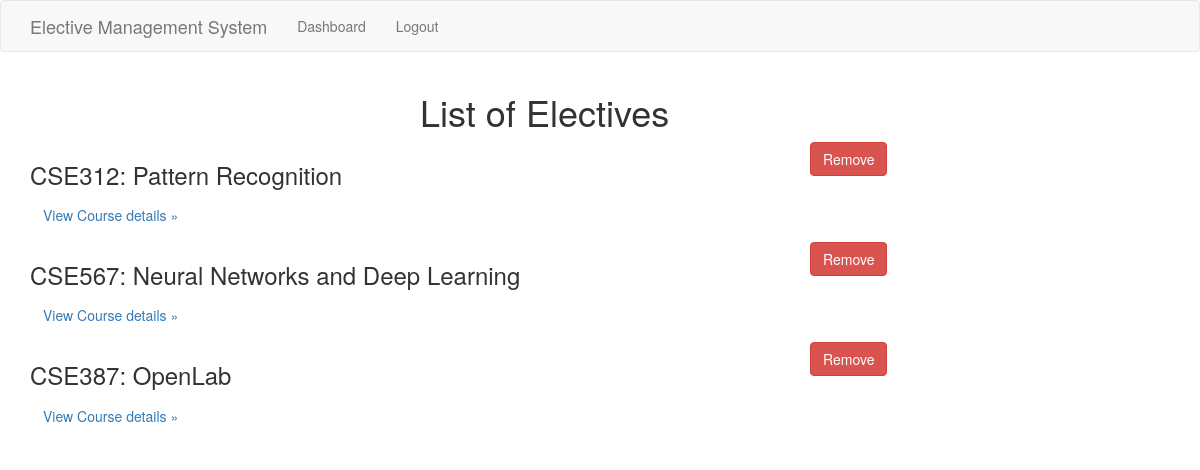
The page /ShowElectives (signed in) on the database as committed earlier.
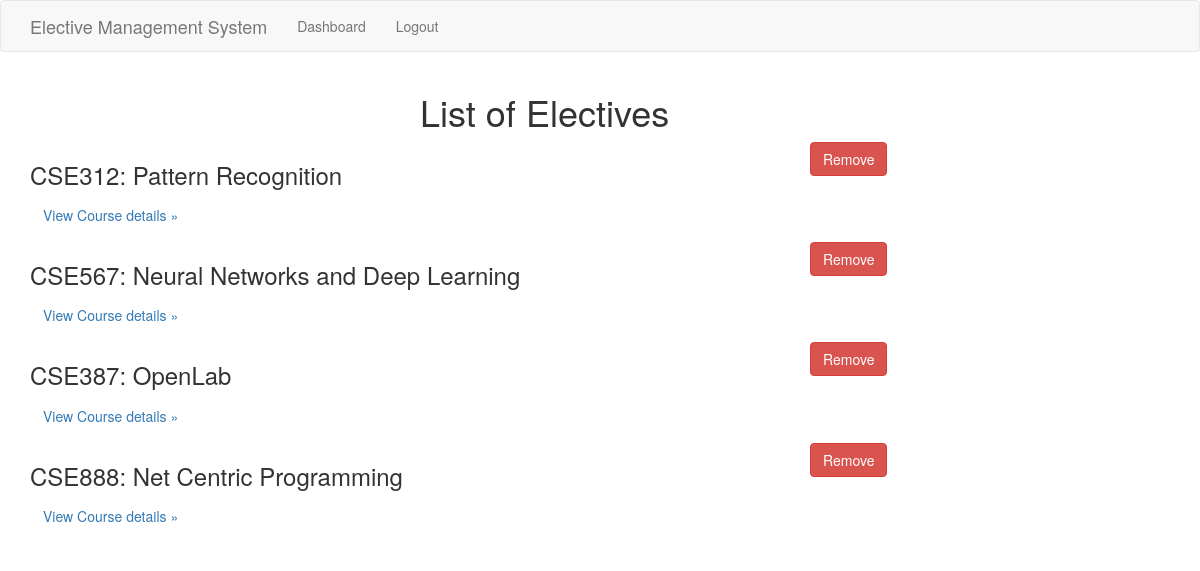
The same page on the database as committed later.
### app/models.py (models this page shows, shortened)
class InitialElectiveList(db.Model):
    id = db.Column(db.Integer, primary_key = True)
    electiveID = db.Column(db.String(64), index = True, unique = True)
    electiveName = db.Column(db.String(64), index=True, unique=True)
    electiveDescription = db.Column(db.String(500))

### app/main/routes.py (the view)
@bp.route('/ShowElectives')
@requires_role('Chairperson')
def showElectives():
    electives = InitialElectiveList.query.all()
    return render_template('ShowElectives.html', title='Show Electives', electives = electives )

### app/main/routes.py (called while the page is built)
def requires_role(role):
    def decorator(f):
        @wraps(f)
        def decorated_function(*args, **kwargs):
            if not session.get('role'):
                return redirect(url_for('main.index'))
            elif session.get('role') != role:
                flash("Access denied")
                return redirect(url_for('auth.login'))
            return f(*args, **kwargs)
        return decorated_function
    return decorator

### app/models.py (called while the page is built)
@login.user_loader
def load_user(id):
    return User.query.get(int(id))

### app/templates/ShowElectives.html (shortened to what this page needs)
{% extends "base.html" %}
{% block app_content %}
 <div class="row">
    <div class="col-md-6 col-md-offset-4">
        <h1> List of Electives </h1>
    </div>
 </div>
{% for elective in electives %}
    {% include '_ShowElectives.html' %}
{% endfor %}
{% endblock %}

### app/templates/_ShowElectives.html (shortened to what this page needs)
<div class="span4 collapse-group">
    <div class="row">
            <div class="col-md-8">
                <h3>{{elective.electiveID + ": " + elective.electiveName}}</h3>
                <p><a class="btn" data-toggle="collapse" data-target="#{{'viewdetails' + elective.electiveID}}">View Course details &raquo;</a></p>
            </div>
            <div class="col-md-4">
                <a href = "{{url_for('main.funcChooseElectiveToOffer', elective_id = 'None')}}" ><button type="button" class="btn btn-danger btn-md" id='{{"Remove " + elective.electiveID}}'> Remove </button></a>
            </div>
    </div>
</div>

Rows that differ between the two databases and show on the page:
added InitialElectiveList: electiveID+electiveName "CSE888: Net Centric Programming"
